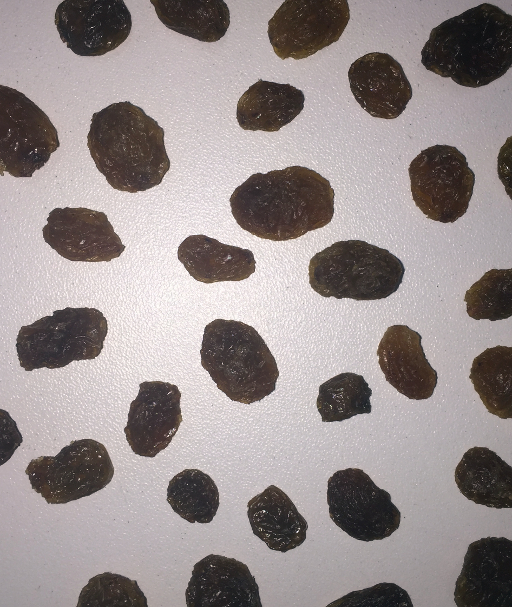
#> input picture raisins.jpg, 512 x 607 px
$ python 'task 3.py'
#> lines starting #> are read from the running program, lines starting #| are printed output that depends on the picture; after the words box and inside, x2 and y2 are one past the last pixel; in counts of white or black regions, pixels touching at a corner belong together; long printed decimals are rounded
import numpy as np
import matplotlib.pyplot as plt
from skimage import io
from skimage.color import rgb2gray, label2rgb
from skimage.filters import threshold_otsu
from skimage.segmentation import clear_border
from skimage.measure import label, regionprops
from skimage.morphology import closing


def graph(overlay, label_object, min_area):
    '''defines function to create and display a graph
       highlights all occurences of raisins
       highlights the smallest raisin in size'''
    #create graph
    fig, ax1 = plt.subplots(figsize=(10, 6))

    #show image
    ax1.imshow(overlay)

    #set title to image
    ax1.set_title('image_label_overlay')

    #set axis off
    ax1.set_axis_off()

    #iterate through each region and highlight each valid region (i.e. ignore regions with areas smaller than 50) and give a unique highlight to the smallest region
    for region in regionprops(label_object):
        if region.area >= 50 and region.area != min_area:
            min_y, min_x, max_y, max_x = region.bbox

            highlight = plt.Rectangle((min_x, min_y), max_x - min_x, max_y - min_y, fill=False, edgecolor='red')

            ax1.add_patch(highlight)
        elif region.area == min_area:
            min_y, min_x, max_y, max_x = region.bbox

            highlight_smallest_raisin = plt.Rectangle((min_x, min_y), max_x - min_x, max_y - min_y, fill=False, edgecolor='blue')

            ax1.add_patch(highlight_smallest_raisin)

    plt.tight_layout()
    plt.show()


def main():
    '''defines main function that reads in image
       converts image to grayscale
       calculates a threshold value given the image
       clears all objects touching the border of the image
       labels each object ignoring any touching the border
       finds the smallest raisin and prints out its area and centroid
       prints out the number of raisins not touching border
       calls graph function'''
    #reads in image
    image_file = 'raisins.jpg'
    image = io.imread(image_file)
#> image is the input picture: shape (607, 512, 3); mean R, G, B 152.3, 143.5, 143.2

    #converts to grayscale
    grayscale_image = rgb2gray(image)

    #calculates threshold value and uses it to identify all objects touching the border
    threshold = threshold_otsu(grayscale_image)
#> threshold = 0.472
    border_objects = closing(grayscale_image < threshold)
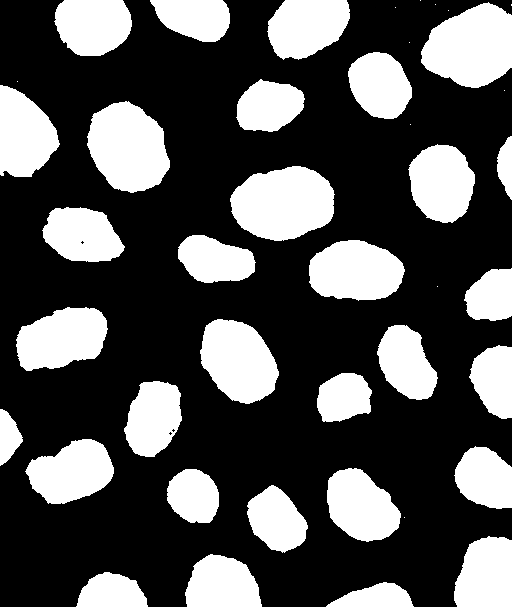
#> border_objects: shape (607, 512) bool; 32.4% white; 42 white regions (11 under 20 px), largest, box (x1, y1, x2, y2) and area: (230, 166, 335, 241) 5967, (421, 2, 512, 88) 5743, (87, 101, 170, 193) 5563

    #clears all objects touching the border
    clear_objects= clear_border(border_objects)
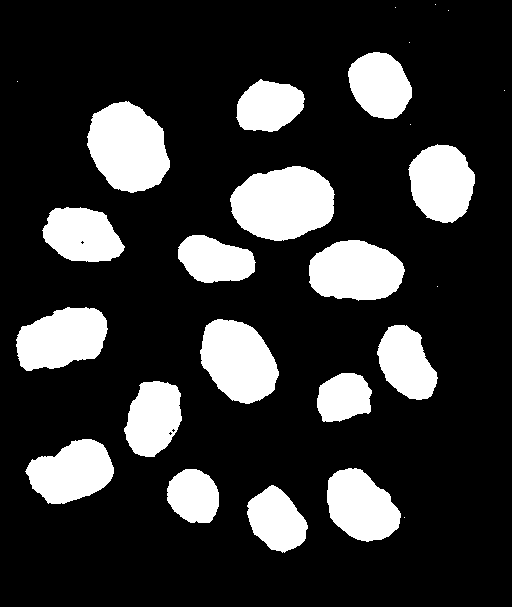
#> clear_objects: shape (607, 512) bool; 20.1% white; 26 white regions (9 under 20 px), largest, box (x1, y1, x2, y2) and area: (230, 166, 335, 241) 5967, (87, 101, 170, 193) 5563, (200, 319, 279, 404) 4799

    #labels each image
    label_object = label(clear_objects)
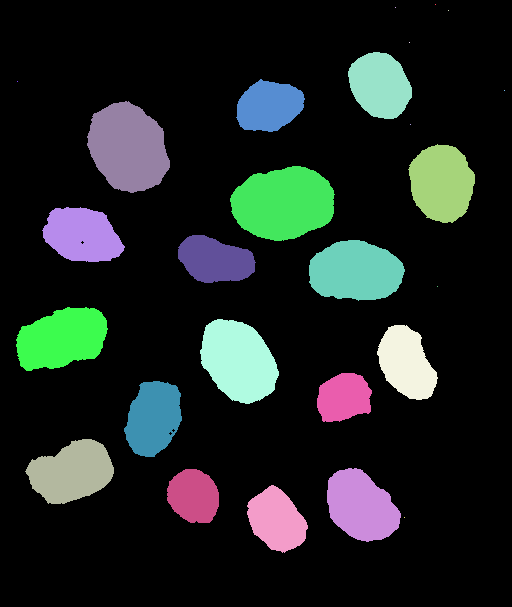
#> label_object: shape (607, 512) int32; 27 distinct labels, from 0 to 26; one colour per label, 0 black

    #returns a rgb coloured label for each object ignoring any object touching border
    overlay = label2rgb(label_object, image=grayscale_image, alpha=0)


    #iterate over each region and store areas and centroids of all valid regions (i.e. regions with area above 50)
    #increment a count variable to store the total number of raisins
    areas = np.array([])
    count = 0
    centroids = np.array([])
    for region in regionprops(label_object):
        if region.area >= 50:
            centroids = np.append(centroids, region.centroid)
            areas = np.append(areas, region.area)
            count += 1
#> this loop made 26 passes
#> (centroids, areas) on passes 5, 6, 9, 11: ([84.83, 379.6], [3181]), ([84.83, 379.6, 105.8, 268.6], [3181, 2678]), ([84.83, 379.6, 105.8, 268.6, 147.1, 127.7], [3181, 2678, 5563]), ([84.83, 379.6, 105.8, 268.6, 147.1, 127.7, 182.6, 441.4], [3181, 2678, 5563, 3968])
#> areas on passes 12, 13, 14, 15, 17, 18: [3181, 2678, 5563, 3968, 5967], [3181, 2678, 5563, 3968, 5967, 3370], [3181, 2678, 5563, 3968, 5967, 3370, 2724], [3181, 2678, 5563, 3968, 5967, 3370, 2724, 4557], [3181, 2678, 5563, 3968, 5967, 3370, 2724, 4557, 4344], [3181, 2678, 5563, 3968, 5967, 3370, 2724, 4557, 4344, 4799]
#> after the loop, areas = 17 values, max 5967 at index 4, min 2109 at index 11, mean 3668.5; centroids = 34 values, max 519.8 at index 32, min 61.48 at index 17, mean 282.8; count = 17

    #create variable for the area and centroid of the smallest raisin
    min_area = np.sort(areas)[0]
#> min_area = 2109
    min_centroid = np.sort(centroids)[0]
#> min_centroid = 61.48

    #print out total number of raisins
    #print out area and centroid of smallest raisin
    print(f"Number of raisins: {count}")
#| Number of raisins: 17
    print(f"Area of smallest raisin: {min_area}\nCentroid of smallest raisin: {min_centroid}")
#| Area of smallest raisin: 2109.0
#| Centroid of smallest raisin: 61.483

    #calls graph function to display graph
    graph(overlay, label_object, min_area)
#> the loop in graph, `for region in regionprops(label_object):` made 26 passes
#> (min_y, min_x, max_y, max_x) on passes 5, 6, 9, 11, 12, 13, 14, 15, 17, 18, 19, 20: (52, 348, 119, 412), (79, 236, 132, 305), (101, 87, 193, 170), (144, 408, 223, 475), (166, 230, 241, 335), (207, 42, 262, 125), (235, 178, 283, 256), (240, 309, 301, 405), (307, 16, 371, 108), (319, 200, 404, 279), (325, 377, 400, 438), (373, 317, 422, 372)
#> in graph, `plt.show()`:
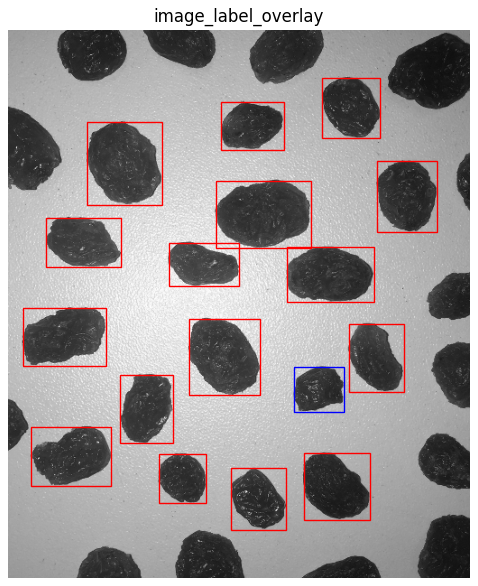
#> figure drawn by matplotlib, 1 panel


#runs code
if __name__ == "__main__":
    main()

$ run again, with facepic.jpg copied over raisins.jpg
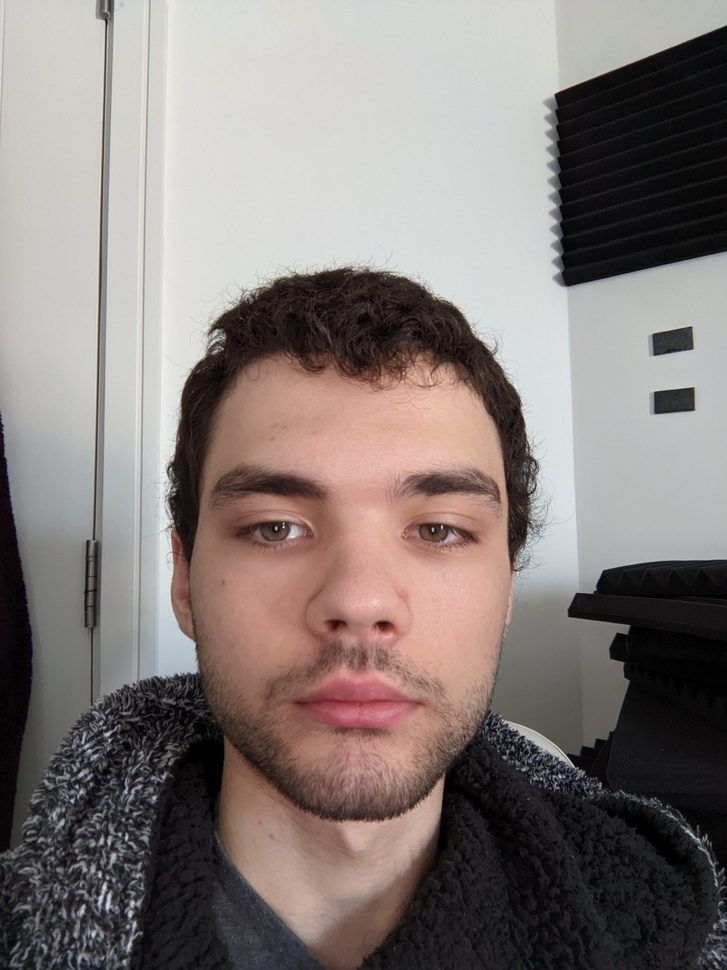
#> input picture facepic.jpg, 727 x 970 px, shrunk from 2448 x 3264 before the run
#> in main, image is the input picture: shape (970, 727, 3); mean R, G, B 133.1, 124, 121
#> threshold = 0.451
#> in main, `border_objects = closing(grayscale_image < threshold)`:
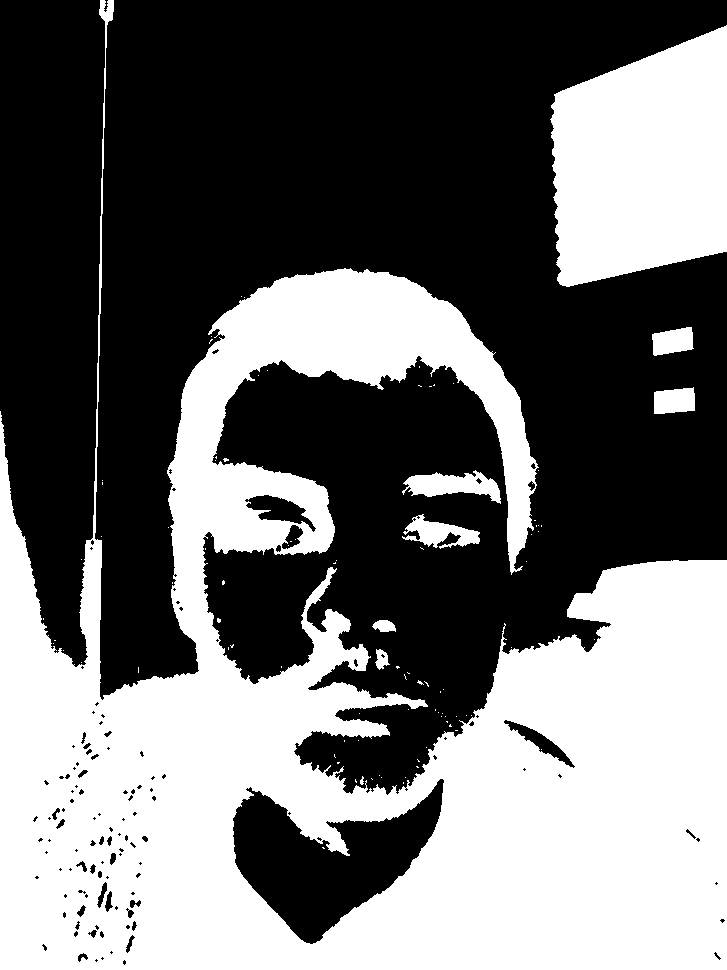
#> border_objects: shape (970, 727) bool; 43.1% white; 92 white regions (83 under 20 px), largest, box (x1, y1, x2, y2) and area: (0, 0, 727, 970) 262135, (550, 25, 727, 287) 36274, (402, 470, 501, 504) 1758
#> clear_objects: shape (970, 727) bool; 0.79% white; 90 white regions (83 under 20 px), largest, box (x1, y1, x2, y2) and area: (402, 470, 501, 504) 1758, (402, 514, 480, 549) 1293, (654, 387, 695, 414) 943
#> label_object: shape (970, 727) int32; 91 distinct labels, from 0 to 90
#> the loop in main, `for region in regionprops(label_object):` made 90 passes
#> (centroids, areas) on passes 3, 13, 17, 21: ([340.9, 672.4], [912]), ([340.9, 672.4, 400.6, 674], [912, 943]), ([340.9, 672.4, 400.6, 674, 484.9, 452.3], [912, 943, 1758]), ([340.9, 672.4, 400.6, 674, 484.9, 452.3, 532.7, 439.5], [912, 943, 1758, 1293])
#> after the loop in main, `for region in regionprops(label_object):`: count = 6
#> min_area = 186
#> min_centroid = 340.9
#| Number of raisins: 6
#| Area of smallest raisin: 186.0
#| Centroid of smallest raisin: 340.927
#> the loop in graph, `for region in regionprops(label_object):` made 90 passes
#> (min_y, min_x, max_y, max_x) on passes 3, 13, 17, 21, 43, 50: (327, 652, 356, 694), (387, 654, 414, 695), (470, 402, 504, 501), (514, 402, 549, 480), (620, 372, 632, 396), (649, 375, 670, 390)
#> in graph, `plt.show()`:
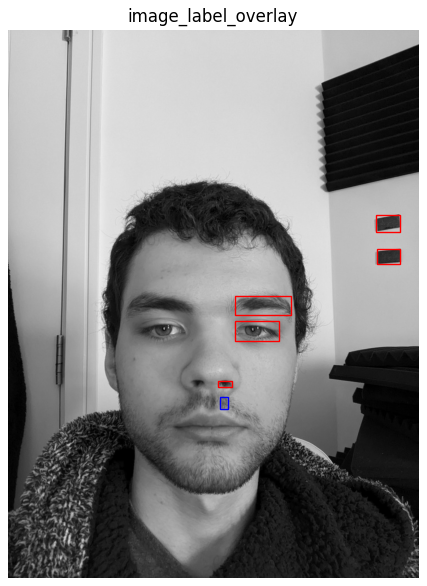
#> figure drawn by matplotlib, 1 panel
